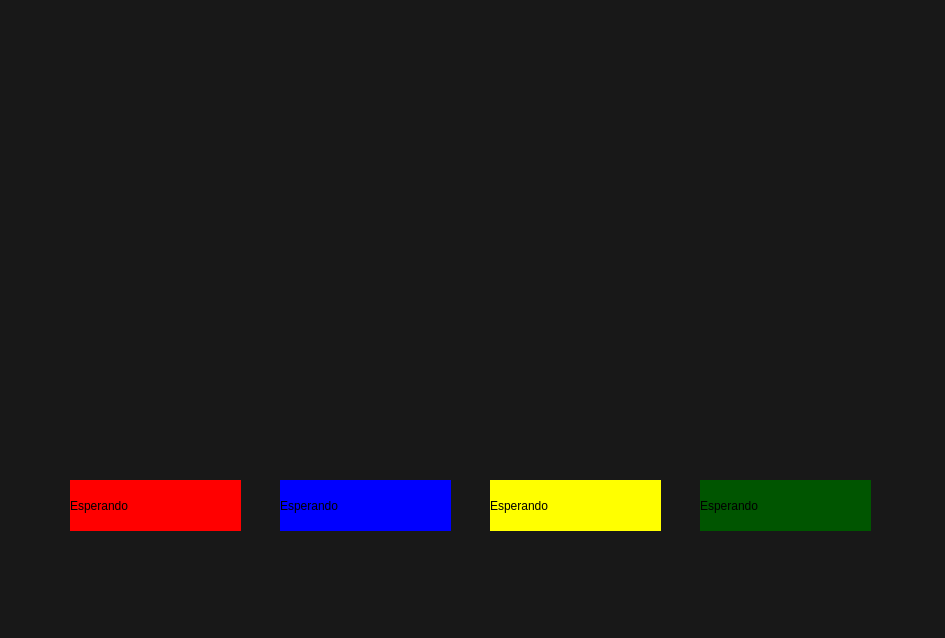
<?xml version="1.0" encoding="UTF-8"?>
<ui version="4.0">
 <class>MainWindow</class>
 <widget class="QMainWindow" name="MainWindow">
  <property name="geometry">
   <rect>
    <x>0</x>
    <y>0</y>
    <width>945</width>
    <height>638</height>
   </rect>
  </property>
  <property name="minimumSize">
   <size>
    <width>945</width>
    <height>638</height>
   </size>
  </property>
  <property name="maximumSize">
   <size>
    <width>945</width>
    <height>638</height>
   </size>
  </property>
  <property name="windowTitle">
   <string>MainWindow</string>
  </property>
  <property name="styleSheet">
   <string notr="true">background-color: rgb(24, 24, 24);</string>
  </property>
  <widget class="QWidget" name="centralwidget">
   <widget class="QLabel" name="label">
    <property name="geometry">
     <rect>
      <x>260</x>
      <y>70</y>
      <width>421</width>
      <height>301</height>
     </rect>
    </property>
    <property name="text">
     <string/>
    </property>
    <property name="pixmap">
     <pixmap>sprites/Logo_2.png</pixmap>
    </property>
    <property name="scaledContents">
     <bool>true</bool>
    </property>
   </widget>
   <widget class="QLabel" name="usuario1">
    <property name="geometry">
     <rect>
      <x>70</x>
      <y>480</y>
      <width>171</width>
      <height>51</height>
     </rect>
    </property>
    <property name="cursor">
     <cursorShape>PointingHandCursor</cursorShape>
    </property>
    <property name="styleSheet">
     <string notr="true">background-color: rgb(255, 0, 0);
font: 16pt &quot;Kristen ITC&quot;;</string>
    </property>
    <property name="text">
     <string>Esperando</string>
    </property>
   </widget>
   <widget class="QLabel" name="usuario2">
    <property name="geometry">
     <rect>
      <x>280</x>
      <y>480</y>
      <width>171</width>
      <height>51</height>
     </rect>
    </property>
    <property name="cursor">
     <cursorShape>PointingHandCursor</cursorShape>
    </property>
    <property name="styleSheet">
     <string notr="true">
font: 16pt &quot;Kristen ITC&quot;;
background-color: rgb(0, 0, 255);</string>
    </property>
    <property name="text">
     <string>Esperando</string>
    </property>
   </widget>
   <widget class="QLabel" name="usuario3">
    <property name="geometry">
     <rect>
      <x>490</x>
      <y>480</y>
      <width>171</width>
      <height>51</height>
     </rect>
    </property>
    <property name="cursor">
     <cursorShape>PointingHandCursor</cursorShape>
    </property>
    <property name="styleSheet">
     <string notr="true">
font: 16pt &quot;Kristen ITC&quot;;
background-color: rgb(255, 255, 0);</string>
    </property>
    <property name="text">
     <string>Esperando</string>
    </property>
   </widget>
   <widget class="QLabel" name="usuario4">
    <property name="geometry">
     <rect>
      <x>700</x>
      <y>480</y>
      <width>171</width>
      <height>51</height>
     </rect>
    </property>
    <property name="cursor">
     <cursorShape>PointingHandCursor</cursorShape>
    </property>
    <property name="styleSheet">
     <string notr="true">background-color: rgb(0, 85, 0);
font: 16pt &quot;Kristen ITC&quot;;</string>
    </property>
    <property name="text">
     <string>Esperando</string>
    </property>
   </widget>
  </widget>
 </widget>
 <resources/>
 <connections/>
 <slots>
  <slot>ingresar_usuario()</slot>
 </slots>
</ui>
